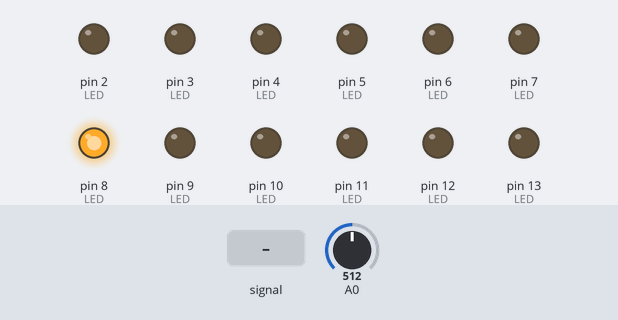
Recording of a sketch running on a simulated Arduino Uno, built with avr-gcc and run on an emulated ATmega328P. On the bench: output pins drawn as LEDs (lit = HIGH). Dashed ring = blinking. The test bench sets the inputs (shaded band); at power-on: A0 = 512.

Above: at 1.2 s.
1.3 s: A0 fed a 1000 Hz sine of ±255 counts around its level
At 1.8 s:
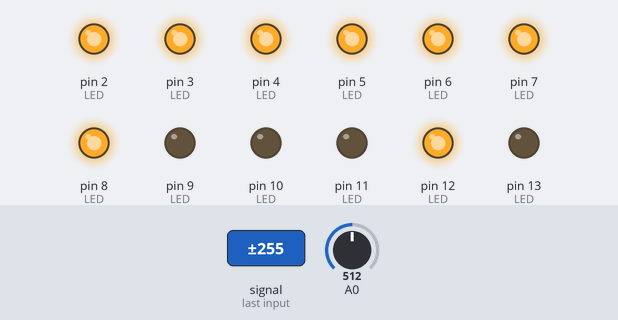
4.3 s: A0 set to 716
At 5.8 s:
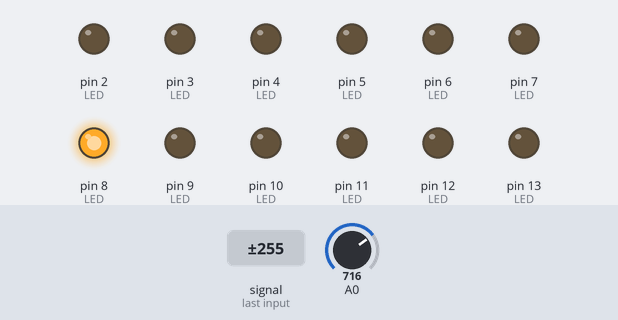
6.1 s: A0 fed a 200 Hz sine of ±255 counts around its level
At 7.1 s:
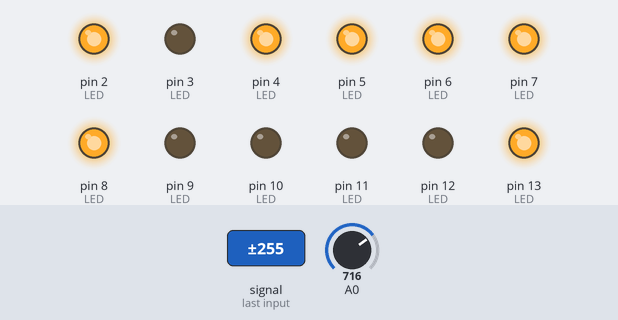
7.8 s: A0 fed a 2 Hz sine of ±306 counts around its level
At 7.97 s:
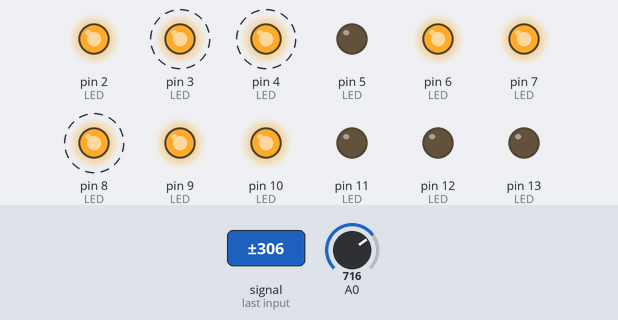
10.8 s: A0 fed a 50 Hz sine of ±306 counts around its level
At 11.8 s:
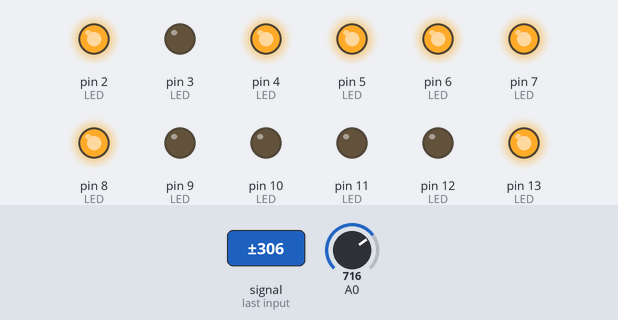
12.5 s: A0 set to 900
At 12.68 s:
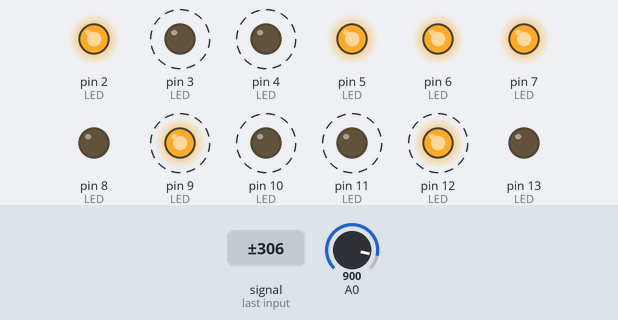
Timing chart, 0 to 15.3 s (numbered marks = the images above; inputs shaded):
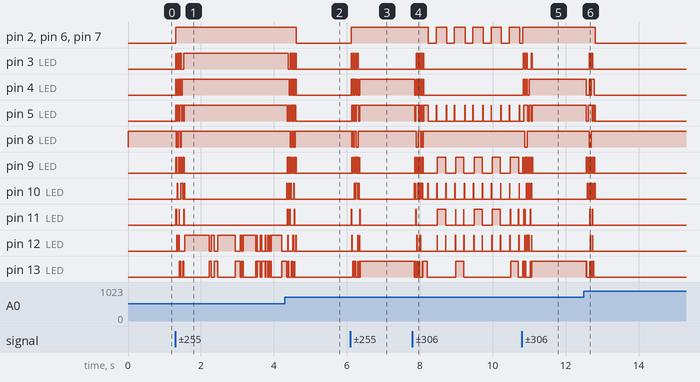

Measured:
- after the input at 1.3 s, pin 2 (LED): LOW → HIGH at once; pin 3 (LED): alternates HIGH for 0.01 s and LOW for 0.03 s, 11 changes in all, then stays HIGH, starting at once
- after the input at 4.3 s, pin 2 (LED): HIGH → LOW after 0.31 s; pin 3 (LED): alternates HIGH for 0.01 s and LOW for 0.03 s, 11 changes in all, then stays LOW, starting after 0.09 s
- after the input at 6.1 s, pin 2 (LED): LOW → HIGH at once; pin 3 (LED): alternates HIGH for 0.02 s and LOW for 0.03 s, 10 changes in all, then stays LOW, starting at once
- after the input at 7.8 s, pin 2 (LED): alternates HIGH for 0.28 s and LOW for 0.21 s, starting after 0.43 s; pin 3 (LED): alternates HIGH for 0.02 s and LOW for 0.03 s, 10 changes in all, then stays LOW, starting after 0.11 s
- after the input at 10.8 s, pin 3 (LED): goes HIGH 0.04 s, LOW 0.03 s, HIGH 0.03 s, LOW 0.12 s, HIGH 0.03 s, then LOW, starting at once; pin 4 (LED): alternates HIGH for 0.04 s and LOW for 0.05 s, 5 changes in all, then stays HIGH, starting at once
- after the input at 12.5 s, pin 2 (LED): HIGH → LOW after 0.31 s; pin 3 (LED): alternates HIGH for 0.04 s and LOW for 0.03 s, 4 changes in all, then stays LOW, starting after 0.14 s

The sketch:

tuner-v4.ino
```cpp
//4 Channel Eurorack Tuner by Skull & Circuits v1.2
//For use on the Arduino ATMEGA328PPU 8Bit microprocessor
//info@skullandcircuits.com
//November 2021
//https://www.skullandcircuits.com
//
//Frequency counter code is adapted from:
//sine wave freq detection with 38.5kHz sampling rate and interrupts
//by Amanda Ghassaei
//https://www.instructables.com/id/Arduino-Frequency-Detection/
//July 2012

/*
   This program is free software; you can redistribute it and/or modify
   it under the terms of the GNU General Public License as published by
   the Free Software Foundation; either version 3 of the License, or
   (at your option) any later version.
*/

//data storage variables
byte newData = 0;
byte prevData = 0;

//freq variables
unsigned int timer = 0;//counts period of wave
unsigned int period;
double frequency;
double NoteNumber = 0;
int RoundNoteNumber = 0;
int NoteValue = 0;
float Deviation = 0;
String Notes[] = {"C", "C#", "D", "D#", "E", "F", "F#", "G", "G#", "A", "A#", "B", "-"};

const int numReadings = 25;     // smoothing of the data
double readings[numReadings];   // the readings from the analog input
int index = 0;                  // the index of the current reading
float total = 0;                // the running total
float averageFrequency = 0;     // the average

// SETUP

void setup() {

  for (int thisReading = 0; thisReading < numReadings; thisReading++)
    readings[thisReading] = 0;

  //declaring pins
  pinMode(2, OUTPUT); // 7 segment LED
  pinMode(3, OUTPUT); // 7 segment LED
  pinMode(4, OUTPUT); // 7 segment LED
  pinMode(5, OUTPUT); // 7 segment LED
  pinMode(6, OUTPUT); // 7 segment LED
  pinMode(7, OUTPUT); // 7 segment LED
  pinMode(8, OUTPUT); // 7 segment LED
  pinMode(9, OUTPUT); // 7 segment LED
  pinMode(10, OUTPUT); // -- LED
  pinMode(11, OUTPUT); // - LED
  pinMode(12, OUTPUT); // + LED
  pinMode(13, OUTPUT); // ++ LED

  cli();//diable interrupts

  //set up continuous sampling of analog pin 0

  //clear ADCSRA and ADCSRB registers
  ADCSRA = 0;
  ADCSRB = 0;

  ADMUX |= (1 << REFS0); //set reference voltage
  ADMUX |= (1 << ADLAR); //left align the ADC value- so we can read highest 8 bits from ADCH register only

  ADCSRA |= (1 << ADPS2) | (1 << ADPS0); //set ADC clock with 32 prescaler- 16mHz/32=500kHz
  ADCSRA |= (1 << ADATE); //enabble auto trigger
  ADCSRA |= (1 << ADIE); //enable interrupts when measurement complete
  ADCSRA |= (1 << ADEN); //enable ADC
  ADCSRA |= (1 << ADSC); //start ADC measurements

  sei();//enable interrupts
}

ISR(ADC_vect) {//when new ADC value ready

  prevData = newData;//store previous value
  newData = ADCH;//get value from A0
  if (prevData < 127 && newData >= 127) { //if increasing and crossing midpoint
    period = timer;//get period
    timer = 0;//reset timer
  }
  // if there is no signal present the timer would never reset screwing up our readings
  // if the timing exceeds what to be expected from a signmal lower then 20Hz trigger it
  if ( timer > 2000 ) {
       period = 2000;//set period to minimum
    timer = 0;//reset timer
    }
  timer++;//increment timer at rate of 38.5kHz
}

void loop() {

  frequency = 38462 / period; //timer rate/period

  total = total - readings[index];  // subtract the last reading:
  readings[index] = frequency;      // Add the frequency to the array for averaging
  total = total + readings[index];  // add the reading to the total
  index++;
  if (index >= numReadings) {
    index = 0; // if we're at the end of the array wrap around to the beginning
  }
  averageFrequency = total / numReadings;  // calculate the average

  // Check whether the detected frequency lies between 20Hz to 10kHz, otherwise set note to "-"
  if ( averageFrequency < 20 || averageFrequency > 10000 ) {
    NoteValue = 12;
    Deviation = 0;
  } else {
    // convert the frequency to a midi note number ( to make life easy )
    NoteNumber = 12 * Log2( averageFrequency / 440 ) + 69;
    // Calculating deviation from the nearest note
    RoundNoteNumber = round( NoteNumber );
    NoteValue = RoundNoteNumber % 12;
    Deviation = NoteNumber - RoundNoteNumber;
  }
  // Update the display
  setDisplay();
  delay(10);
}

// set display and deviation leds

void setDisplay() {
  // set deviation
  if ( Deviation > 0.25 ) {
    digitalWrite(10, LOW);
    digitalWrite(11, LOW);
    digitalWrite(12, LOW);
    digitalWrite(13, HIGH);
  } else if ( Deviation > 0.10 ) {
    digitalWrite(10, LOW);
    digitalWrite(11, LOW);
    digitalWrite(12, HIGH);
    digitalWrite(13, LOW);
  } else if ( Deviation > -0.10 ) {
    digitalWrite(10, LOW);
    digitalWrite(11, LOW);
    digitalWrite(12, LOW);
    digitalWrite(13, LOW);
  } else if ( Deviation > -0.25 ) {
    digitalWrite(10, LOW);
    digitalWrite(11, HIGH);
    digitalWrite(12, LOW);
    digitalWrite(13, LOW);
  } else if ( Deviation < -0.25 ) {
    digitalWrite(10, HIGH);
    digitalWrite(11, LOW);
    digitalWrite(12, LOW);
    digitalWrite(13, LOW);
  } else {
    digitalWrite(10, LOW);
    digitalWrite(11, LOW);
    digitalWrite(12, LOW);
    digitalWrite(13, LOW);
    }
  // set 7-segment LED
  switch (NoteValue) {
    case 0:
      //C
      digitalWrite(2, HIGH);
      digitalWrite(3, LOW);
      digitalWrite(4, LOW);
      digitalWrite(5, HIGH);
      digitalWrite(6, HIGH);
      digitalWrite(7, HIGH);
      digitalWrite(8, LOW);
      digitalWrite(9, LOW);
      break;
    case 1:
      //C#
      digitalWrite(2, HIGH);
      digitalWrite(3, LOW);
      digitalWrite(4, LOW);
      digitalWrite(5, HIGH);
      digitalWrite(6, HIGH);
      digitalWrite(7, HIGH);
      digitalWrite(8, LOW);
      digitalWrite(9, HIGH);
      break;
    case 2:
      //D
      digitalWrite(2, HIGH);
      digitalWrite(3, HIGH);
      digitalWrite(4, HIGH);
      digitalWrite(5, HIGH);
      digitalWrite(6, HIGH);
      digitalWrite(7, HIGH);
      digitalWrite(8, LOW);
      digitalWrite(9, LOW);
      break;
    case 3:
      //D#
      digitalWrite(2, HIGH);
      digitalWrite(3, HIGH);
      digitalWrite(4, HIGH);
      digitalWrite(5, HIGH);
      digitalWrite(6, HIGH);
      digitalWrite(7, HIGH);
      digitalWrite(8, LOW);
      digitalWrite(9, HIGH);
      break;
    case 4:
      //E
      digitalWrite(2, HIGH);
      digitalWrite(3, LOW);
      digitalWrite(4, LOW);
      digitalWrite(5, HIGH);
      digitalWrite(6, HIGH);
      digitalWrite(7, HIGH);
      digitalWrite(8, HIGH);
      digitalWrite(9, LOW);
      break;
    case 5:
      //F
      digitalWrite(2, HIGH);
      digitalWrite(3, LOW);
      digitalWrite(4, LOW);
      digitalWrite(5, LOW);
      digitalWrite(6, HIGH);
      digitalWrite(7, HIGH);
      digitalWrite(8, HIGH);
      digitalWrite(9, LOW);
      break;
    case 6:
      //F#
      digitalWrite(2, HIGH);
      digitalWrite(3, LOW);
      digitalWrite(4, LOW);
      digitalWrite(5, LOW);
      digitalWrite(6, HIGH);
      digitalWrite(7, HIGH);
      digitalWrite(8, HIGH);
      digitalWrite(9, HIGH);
      break;
    case 7:
      //G
      digitalWrite(2, HIGH);
      digitalWrite(3, LOW);
      digitalWrite(4, HIGH);
      digitalWrite(5, HIGH);
      digitalWrite(6, HIGH);
      digitalWrite(7, HIGH);
      digitalWrite(8, HIGH);
      digitalWrite(9, LOW);
      break;
    case 8:
      //G#
      digitalWrite(2, HIGH);
      digitalWrite(3, LOW);
      digitalWrite(4, HIGH);
      digitalWrite(5, HIGH);
      digitalWrite(6, HIGH);
      digitalWrite(7, HIGH);
      digitalWrite(8, HIGH);
      digitalWrite(9, HIGH);
      break;
    case 9:
      //A
      digitalWrite(2, HIGH);
      digitalWrite(3, HIGH);
      digitalWrite(4, HIGH);
      digitalWrite(5, LOW);
      digitalWrite(6, HIGH);
      digitalWrite(7, HIGH);
      digitalWrite(8, HIGH);
      digitalWrite(9, LOW);
      break;
    case 10:
      //A#
      digitalWrite(2, HIGH);
      digitalWrite(3, HIGH);
      digitalWrite(4, HIGH);
      digitalWrite(5, LOW);
      digitalWrite(6, HIGH);
      digitalWrite(7, HIGH);
      digitalWrite(8, HIGH);
      digitalWrite(9, HIGH);
      break;
    case 11:
      //B
      digitalWrite(2, HIGH);
      digitalWrite(3, HIGH);
      digitalWrite(4, HIGH);
      digitalWrite(5, HIGH);
      digitalWrite(6, HIGH);
      digitalWrite(7, HIGH);
      digitalWrite(8, HIGH);
      digitalWrite(9, LOW);
      break;
    case 12:
      // No detection
      digitalWrite(2, LOW);
      digitalWrite(3, LOW);
      digitalWrite(4, LOW);
      digitalWrite(5, LOW);
      digitalWrite(6, LOW);
      digitalWrite(7, LOW);
      digitalWrite(8, HIGH);
      digitalWrite(9, LOW);
  }
}

// math function because math is math

double Log2( double n )
{
  return log( n ) / log( 2 );
}
```
